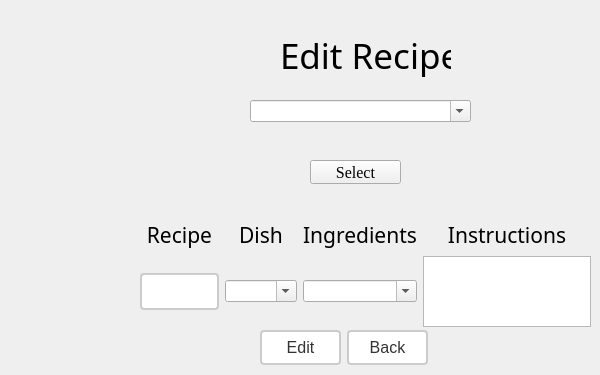
      <widget class="QWidget" name="EditRecipe">
       <widget class="QLabel" name="editRecipeLabel">
        <property name="geometry">
         <rect>
          <x>280</x>
          <y>20</y>
          <width>171</width>
          <height>71</height>
         </rect>
        </property>
        <property name="font">
         <font>
          <family>Tempus Sans ITC</family>
          <pointsize>26</pointsize>
         </font>
        </property>
        <property name="text">
         <string>Edit Recipe</string>
        </property>
       </widget>
       <widget class="QWidget" name="gridLayoutWidget_6">
        <property name="geometry">
         <rect>
          <x>140</x>
          <y>220</y>
          <width>451</width>
          <height>107</height>
         </rect>
        </property>
        <layout class="QGridLayout" name="gridLayout_4">
         <item row="0" column="1">
          <widget class="QLabel" name="editDishLabel">
           <property name="font">
            <font>
             <family>Tempus Sans ITC</family>
             <pointsize>16</pointsize>
            </font>
           </property>
           <property name="text">
            <string>Dish</string>
           </property>
           <property name="alignment">
            <set>Qt::AlignCenter</set>
           </property>
          </widget>
         </item>
         <item row="0" column="2">
          <widget class="QLabel" name="editIngredientLabel">
           <property name="font">
            <font>
             <family>Tempus Sans ITC</family>
             <pointsize>16</pointsize>
            </font>
           </property>
           <property name="text">
            <string>Ingredients</string>
           </property>
           <property name="alignment">
            <set>Qt::AlignCenter</set>
           </property>
          </widget>
         </item>
         <item row="0" column="3">
          <widget class="QLabel" name="editInstructionLabel">
           <property name="font">
            <font>
             <family>Tempus Sans ITC</family>
             <pointsize>16</pointsize>
            </font>
           </property>
           <property name="text">
            <string>Instructions</string>
           </property>
           <property name="alignment">
            <set>Qt::AlignCenter</set>
           </property>
          </widget>
         </item>
         <item row="0" column="0">
          <widget class="QLabel" name="EditRecipeLabel">
           <property name="font">
            <font>
             <family>Tempus Sans ITC</family>
             <pointsize>16</pointsize>
            </font>
           </property>
           <property name="text">
            <string>Recipe</string>
           </property>
           <property name="alignment">
            <set>Qt::AlignCenter</set>
           </property>
          </widget>
         </item>
         <item row="1" column="0">
          <widget class="QLineEdit" name="editRecipeEdit">
           <property name="styleSheet">
            <string notr="true">QLineEdit {
  border: 2px solid #ccc; /* add a border */
  border-radius: 4px; /* round the corners */
  font-size: 16px; /* increase font size */
  padding: 6px 12px; /* add some padding */
  background-color: #fff; /* set background color */
  color: #333; /* set font color */
  font-family: &quot;Times New Roman&quot;, Times, serif; /* set font family */
}

QLineEdit:focus {
  outline: none; /* remove the default focus outline */
  border-color: #6a1b9a; /* set border color when focused */
  box-shadow: 0 0 5px #6a1b9a; /* add a subtle box-shadow when focused */
}
</string>
           </property>
          </widget>
         </item>
         <item row="1" column="1">
          <widget class="QComboBox" name="editDishComboBox">
           <property name="editable">
            <bool>true</bool>
           </property>
          </widget>
         </item>
         <item row="1" column="2">
          <widget class="QComboBox" name="editIngredientComboBox">
           <property name="editable">
            <bool>true</bool>
           </property>
          </widget>
         </item>
         <item row="1" column="3">
          <widget class="QTextEdit" name="editTextEdit"/>
         </item>
        </layout>
       </widget>
       <widget class="QWidget" name="horizontalLayoutWidget_7">
        <property name="geometry">
         <rect>
          <x>260</x>
          <y>330</y>
          <width>168</width>
          <height>36</height>
         </rect>
        </property>
        <layout class="QHBoxLayout" name="horizontalLayout_9">
         <item>
          <widget class="QPushButton" name="editButton">
           <property name="styleSheet">
            <string notr="true">QPushButton {
  border: 2px solid #ccc; /* add a border */
  border-radius: 4px; /* round the corners */
  font-size: 16px; /* increase font size */
  padding: 6px 12px; /* add some padding */
  background-color: #fff; /* set background color */
  color: #333; /* set font color */
  font-family: &quot;Times New Roman&quot;, Times, serif; /* set font family */
}

QPushButton:hover {
  background-color: #eee; /* change background color when hovered */
}

QPushButton:pressed {
  background-color: #ccc; /* change background color when pressed */
}
</string>
           </property>
           <property name="text">
            <string>Edit</string>
           </property>
          </widget>
         </item>
         <item>
          <widget class="QPushButton" name="backButton_6">
           <property name="styleSheet">
            <string notr="true">QPushButton {
  border: 2px solid #ccc; /* add a border */
  border-radius: 4px; /* round the corners */
  font-size: 16px; /* increase font size */
  padding: 6px 12px; /* add some padding */
  background-color: #fff; /* set background color */
  color: #333; /* set font color */
  font-family: &quot;Times New Roman&quot;, Times, serif; /* set font family */
}

QPushButton:hover {
  background-color: #eee; /* change background color when hovered */
}

QPushButton:pressed {
  background-color: #ccc; /* change background color when pressed */
}
</string>
           </property>
           <property name="text">
            <string>Back</string>
           </property>
          </widget>
         </item>
        </layout>
       </widget>
       <widget class="QComboBox" name="editRecipeComboBox">
        <property name="geometry">
         <rect>
          <x>250</x>
          <y>100</y>
          <width>221</width>
          <height>22</height>
         </rect>
        </property>
        <property name="editable">
         <bool>true</bool>
        </property>
       </widget>
       <widget class="QPushButton" name="editRecipeSelectButton">
        <property name="geometry">
         <rect>
          <x>310</x>
          <y>160</y>
          <width>91</width>
          <height>24</height>
         </rect>
        </property>
        <property name="palette">
         <palette>
          <active>
           <colorrole role="Button">
            <brush brushstyle="SolidPattern">
             <color alpha="255">
              <red>255</red>
              <green>255</green>
              <blue>255</blue>
             </color>
            </brush>
           </colorrole>
          </active>
          <inactive>
           <colorrole role="Button">
            <brush brushstyle="SolidPattern">
             <color alpha="255">
              <red>240</red>
              <green>240</green>
              <blue>240</blue>
             </color>
            </brush>
           </colorrole>
          </inactive>
          <disabled>
           <colorrole role="Button">
            <brush brushstyle="SolidPattern">
             <color alpha="255">
              <red>255</red>
              <green>255</green>
              <blue>255</blue>
             </color>
            </brush>
           </colorrole>
          </disabled>
         </palette>
        </property>
        <property name="font">
         <font>
          <family>Times New Roman</family>
          <pointsize>12</pointsize>
         </font>
        </property>
        <property name="autoFillBackground">
         <bool>false</bool>
        </property>
        <property name="text">
         <string>Select</string>
        </property>
       </widget>
      </widget>
